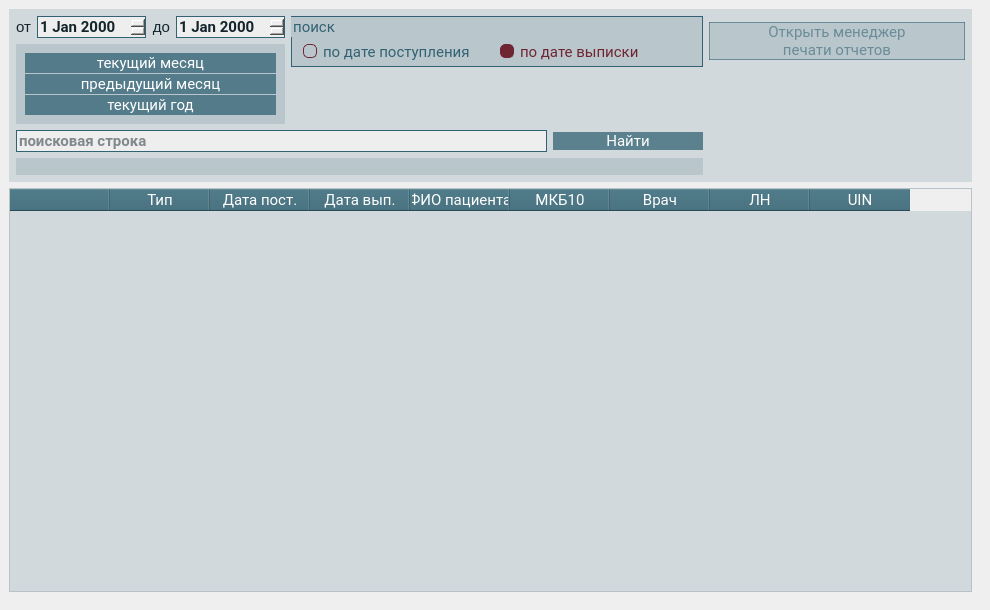
       <widget class="QWidget" name="archive">
        <attribute name="icon">
         <iconset resource="../res_main.qrc">
          <normaloff>:/icon/icons/person_search_white_36dp.svg</normaloff>:/icon/icons/person_search_white_36dp.svg</iconset>
        </attribute>
        <attribute name="title">
         <string>Архив историй болезни</string>
        </attribute>
        <widget class="QFrame" name="frame_archive">
         <property name="geometry">
          <rect>
           <x>0</x>
           <y>0</y>
           <width>981</width>
           <height>601</height>
          </rect>
         </property>
         <layout class="QVBoxLayout" name="verticalLayout_4">
          <item>
           <widget class="QFrame" name="archive_list">
            <property name="styleSheet">
             <string notr="true">background-color: rgba(50, 98, 115, 40);
font-size: 11pt;</string>
            </property>
            <layout class="QGridLayout" name="gridLayout_2">
             <property name="leftMargin">
              <number>7</number>
             </property>
             <property name="topMargin">
              <number>7</number>
             </property>
             <property name="rightMargin">
              <number>7</number>
             </property>
             <property name="bottomMargin">
              <number>7</number>
             </property>
             <property name="verticalSpacing">
              <number>6</number>
             </property>
             <item row="4" column="2" rowspan="2">
              <widget class="QPushButton" name="pushButtonOpenArchive">
               <property name="maximumSize">
                <size>
                 <width>150</width>
                 <height>16777215</height>
                </size>
               </property>
               <property name="palette">
                <palette>
                 <active>
                  <colorrole role="WindowText">
                   <brush brushstyle="SolidPattern">
                    <color alpha="255">
                     <red>255</red>
                     <green>255</green>
                     <blue>255</blue>
                    </color>
                   </brush>
                  </colorrole>
                  <colorrole role="Button">
                   <brush brushstyle="SolidPattern">
                    <color alpha="190">
                     <red>50</red>
                     <green>98</green>
                     <blue>115</blue>
                    </color>
                   </brush>
                  </colorrole>
                  <colorrole role="Light">
                   <brush brushstyle="SolidPattern">
                    <color alpha="255">
                     <red>60</red>
                     <green>145</green>
                     <blue>255</blue>
                    </color>
                   </brush>
                  </colorrole>
                  <colorrole role="Midlight">
                   <brush brushstyle="SolidPattern">
                    <color alpha="255">
                     <red>36</red>
                     <green>119</green>
                     <blue>227</blue>
                    </color>
                   </brush>
                  </colorrole>
                  <colorrole role="Dark">
                   <brush brushstyle="SolidPattern">
                    <color alpha="255">
                     <red>6</red>
                     <green>47</green>
                     <blue>100</blue>
                    </color>
                   </brush>
                  </colorrole>
                  <colorrole role="Mid">
                   <brush brushstyle="SolidPattern">
                    <color alpha="255">
                     <red>8</red>
                     <green>62</green>
                     <blue>133</blue>
                    </color>
                   </brush>
                  </colorrole>
                  <colorrole role="Text">
                   <brush brushstyle="SolidPattern">
                    <color alpha="255">
                     <red>255</red>
                     <green>255</green>
                     <blue>255</blue>
                    </color>
                   </brush>
                  </colorrole>
                  <colorrole role="BrightText">
                   <brush brushstyle="SolidPattern">
                    <color alpha="255">
                     <red>255</red>
                     <green>255</green>
                     <blue>255</blue>
                    </color>
                   </brush>
                  </colorrole>
                  <colorrole role="ButtonText">
                   <brush brushstyle="SolidPattern">
                    <color alpha="255">
                     <red>255</red>
                     <green>255</green>
                     <blue>255</blue>
                    </color>
                   </brush>
                  </colorrole>
                  <colorrole role="Base">
                   <brush brushstyle="SolidPattern">
                    <color alpha="190">
                     <red>50</red>
                     <green>98</green>
                     <blue>115</blue>
                    </color>
                   </brush>
                  </colorrole>
                  <colorrole role="Window">
                   <brush brushstyle="SolidPattern">
                    <color alpha="190">
                     <red>50</red>
                     <green>98</green>
                     <blue>115</blue>
                    </color>
                   </brush>
                  </colorrole>
                  <colorrole role="Shadow">
                   <brush brushstyle="SolidPattern">
                    <color alpha="255">
                     <red>0</red>
                     <green>0</green>
                     <blue>0</blue>
                    </color>
                   </brush>
                  </colorrole>
                  <colorrole role="AlternateBase">
                   <brush brushstyle="SolidPattern">
                    <color alpha="255">
                     <red>133</red>
                     <green>174</green>
                     <blue>227</blue>
                    </color>
                   </brush>
                  </colorrole>
                  <colorrole role="ToolTipBase">
                   <brush brushstyle="SolidPattern">
                    <color alpha="255">
                     <red>255</red>
                     <green>255</green>
                     <blue>220</blue>
                    </color>
                   </brush>
                  </colorrole>
                  <colorrole role="ToolTipText">
                   <brush brushstyle="SolidPattern">
                    <color alpha="255">
                     <red>0</red>
                     <green>0</green>
                     <blue>0</blue>
                    </color>
                   </brush>
                  </colorrole>
                  <colorrole role="PlaceholderText">
                   <brush brushstyle="SolidPattern">
                    <color alpha="128">
                     <red>255</red>
                     <green>255</green>
                     <blue>255</blue>
                    </color>
                   </brush>
                  </colorrole>
                 </active>
                 <inactive>
                  <colorrole role="WindowText">
                   <brush brushstyle="SolidPattern">
                    <color alpha="255">
                     <red>255</red>
                     <green>255</green>
                     <blue>255</blue>
                    </color>
                   </brush>
                  </colorrole>
                  <colorrole role="Button">
                   <brush brushstyle="SolidPattern">
                    <color alpha="190">
                     <red>50</red>
                     <green>98</green>
                     <blue>115</blue>
                    </color>
                   </brush>
                  </colorrole>
                  <colorrole role="Light">
                   <brush brushstyle="SolidPattern">
                    <color alpha="255">
                     <red>60</red>
                     <green>145</green>
                     <blue>255</blue>
                    </color>
                   </brush>
                  </colorrole>
                  <colorrole role="Midlight">
                   <brush brushstyle="SolidPattern">
                    <color alpha="255">
                     <red>36</red>
                     <green>119</green>
                     <blue>227</blue>
                    </color>
                   </brush>
                  </colorrole>
                  <colorrole role="Dark">
                   <brush brushstyle="SolidPattern">
                    <color alpha="255">
                     <red>6</red>
                     <green>47</green>
                     <blue>100</blue>
                    </color>
                   </brush>
                  </colorrole>
                  <colorrole role="Mid">
                   <brush brushstyle="SolidPattern">
                    <color alpha="255">
                     <red>8</red>
                     <green>62</green>
                     <blue>133</blue>
                    </color>
                   </brush>
                  </colorrole>
                  <colorrole role="Text">
                   <brush brushstyle="SolidPattern">
                    <color alpha="255">
                     <red>255</red>
                     <green>255</green>
                     <blue>255</blue>
                    </color>
                   </brush>
                  </colorrole>
                  <colorrole role="BrightText">
                   <brush brushstyle="SolidPattern">
                    <color alpha="255">
                     <red>255</red>
                     <green>255</green>
                     <blue>255</blue>
                    </color>
                   </brush>
                  </colorrole>
                  <colorrole role="ButtonText">
                   <brush brushstyle="SolidPattern">
                    <color alpha="255">
                     <red>255</red>
                     <green>255</green>
                     <blue>255</blue>
                    </color>
                   </brush>
                  </colorrole>
                  <colorrole role="Base">
                   <brush brushstyle="SolidPattern">
                    <color alpha="190">
                     <red>50</red>
                     <green>98</green>
                     <blue>115</blue>
                    </color>
                   </brush>
                  </colorrole>
                  <colorrole role="Window">
                   <brush brushstyle="SolidPattern">
                    <color alpha="190">
                     <red>50</red>
                     <green>98</green>
                     <blue>115</blue>
                    </color>
                   </brush>
                  </colorrole>
                  <colorrole role="Shadow">
                   <brush brushstyle="SolidPattern">
                    <color alpha="255">
                     <red>0</red>
                     <green>0</green>
                     <blue>0</blue>
                    </color>
                   </brush>
                  </colorrole>
                  <colorrole role="AlternateBase">
                   <brush brushstyle="SolidPattern">
                    <color alpha="255">
                     <red>133</red>
                     <green>174</green>
                     <blue>227</blue>
                    </color>
                   </brush>
                  </colorrole>
                  <colorrole role="ToolTipBase">
                   <brush brushstyle="SolidPattern">
                    <color alpha="255">
                     <red>255</red>
                     <green>255</green>
                     <blue>220</blue>
                    </color>
                   </brush>
                  </colorrole>
                  <colorrole role="ToolTipText">
                   <brush brushstyle="SolidPattern">
                    <color alpha="255">
                     <red>0</red>
                     <green>0</green>
                     <blue>0</blue>
                    </color>
                   </brush>
                  </colorrole>
                  <colorrole role="PlaceholderText">
                   <brush brushstyle="SolidPattern">
                    <color alpha="128">
                     <red>255</red>
                     <green>255</green>
                     <blue>255</blue>
                    </color>
                   </brush>
                  </colorrole>
                 </inactive>
                 <disabled>
                  <colorrole role="WindowText">
                   <brush brushstyle="SolidPattern">
                    <color alpha="255">
                     <red>255</red>
                     <green>255</green>
                     <blue>255</blue>
                    </color>
                   </brush>
                  </colorrole>
                  <colorrole role="Button">
                   <brush brushstyle="SolidPattern">
                    <color alpha="190">
                     <red>50</red>
                     <green>98</green>
                     <blue>115</blue>
                    </color>
                   </brush>
                  </colorrole>
                  <colorrole role="Light">
                   <brush brushstyle="SolidPattern">
                    <color alpha="255">
                     <red>60</red>
                     <green>145</green>
                     <blue>255</blue>
                    </color>
                   </brush>
                  </colorrole>
                  <colorrole role="Midlight">
                   <brush brushstyle="SolidPattern">
                    <color alpha="255">
                     <red>36</red>
                     <green>119</green>
                     <blue>227</blue>
                    </color>
                   </brush>
                  </colorrole>
                  <colorrole role="Dark">
                   <brush brushstyle="SolidPattern">
                    <color alpha="255">
                     <red>6</red>
                     <green>47</green>
                     <blue>100</blue>
                    </color>
                   </brush>
                  </colorrole>
                  <colorrole role="Mid">
                   <brush brushstyle="SolidPattern">
                    <color alpha="255">
                     <red>8</red>
                     <green>62</green>
                     <blue>133</blue>
                    </color>
                   </brush>
                  </colorrole>
                  <colorrole role="Text">
                   <brush brushstyle="SolidPattern">
                    <color alpha="255">
                     <red>255</red>
                     <green>255</green>
                     <blue>255</blue>
                    </color>
                   </brush>
                  </colorrole>
                  <colorrole role="BrightText">
                   <brush brushstyle="SolidPattern">
                    <color alpha="255">
                     <red>255</red>
                     <green>255</green>
                     <blue>255</blue>
                    </color>
                   </brush>
                  </colorrole>
                  <colorrole role="ButtonText">
                   <brush brushstyle="SolidPattern">
                    <color alpha="255">
                     <red>255</red>
                     <green>255</green>
                     <blue>255</blue>
                    </color>
                   </brush>
                  </colorrole>
                  <colorrole role="Base">
                   <brush brushstyle="SolidPattern">
                    <color alpha="190">
                     <red>50</red>
                     <green>98</green>
                     <blue>115</blue>
                    </color>
                   </brush>
                  </colorrole>
                  <colorrole role="Window">
                   <brush brushstyle="SolidPattern">
                    <color alpha="190">
                     <red>50</red>
                     <green>98</green>
                     <blue>115</blue>
                    </color>
                   </brush>
                  </colorrole>
                  <colorrole role="Shadow">
                   <brush brushstyle="SolidPattern">
                    <color alpha="255">
                     <red>0</red>
                     <green>0</green>
                     <blue>0</blue>
                    </color>
                   </brush>
                  </colorrole>
                  <colorrole role="AlternateBase">
                   <brush brushstyle="SolidPattern">
                    <color alpha="255">
                     <red>12</red>
                     <green>94</green>
                     <blue>200</blue>
                    </color>
                   </brush>
                  </colorrole>
                  <colorrole role="ToolTipBase">
                   <brush brushstyle="SolidPattern">
                    <color alpha="255">
                     <red>255</red>
                     <green>255</green>
                     <blue>220</blue>
                    </color>
                   </brush>
                  </colorrole>
                  <colorrole role="ToolTipText">
                   <brush brushstyle="SolidPattern">
                    <color alpha="255">
                     <red>0</red>
                     <green>0</green>
                     <blue>0</blue>
                    </color>
                   </brush>
                  </colorrole>
                  <colorrole role="PlaceholderText">
                   <brush brushstyle="SolidPattern">
                    <color alpha="128">
                     <red>255</red>
                     <green>255</green>
                     <blue>255</blue>
                    </color>
                   </brush>
                  </colorrole>
                 </disabled>
                </palette>
               </property>
               <property name="font">
                <font>
                 <family>Roboto</family>
                 <pointsize>11</pointsize>
                 <italic>false</italic>
                 <bold>false</bold>
                </font>
               </property>
               <property name="styleSheet">
                <string notr="true">QPushButton {
background-color: rgba(50, 98, 115, 190);
font-size: 11pt;
color: White;
border: None;
}

QPushButton::hover {
background-color: rgba(50, 98, 115, 255);
border: 2px solid rgba(92, 158, 173, 255);
}

QPushButton::pressed {
background-color: rgba(92, 158, 173, 255);
border: 1px solid rgba(255, 255, 255, 255);
}</string>
               </property>
               <property name="text">
                <string>Найти</string>
               </property>
               <property name="icon">
                <iconset resource="../res_main.qrc">
                 <normaloff>:/icon/icons/search_white_36dp.svg</normaloff>:/icon/icons/search_white_36dp.svg</iconset>
               </property>
               <property name="iconSize">
                <size>
                 <width>26</width>
                 <height>26</height>
                </size>
               </property>
              </widget>
             </item>
             <item row="4" column="0" rowspan="2" colspan="2">
              <widget class="QLineEdit" name="lineEdit">
               <property name="font">
                <font>
                 <family>Roboto</family>
                 <pointsize>11</pointsize>
                 <italic>false</italic>
                 <bold>true</bold>
                </font>
               </property>
               <property name="styleSheet">
                <string notr="true">background-color: #EEEEEE;
color: #13242B;
border: 1px solid #326273;
font-weight: bold;
</string>
               </property>
               <property name="placeholderText">
                <string>поисковая строка</string>
               </property>
              </widget>
             </item>
             <item row="6" column="0" colspan="3">
              <widget class="QLabel" name="label_archive_pt">
               <property name="text">
                <string/>
               </property>
               <property name="alignment">
                <set>Qt::AlignCenter</set>
               </property>
              </widget>
             </item>
             <item row="0" column="3" rowspan="2">
              <widget class="QPushButton" name="pushButton_report_manager">
               <property name="enabled">
                <bool>false</bool>
               </property>
               <property name="font">
                <font>
                 <family>Roboto</family>
                 <pointsize>11</pointsize>
                 <italic>false</italic>
                 <bold>false</bold>
                </font>
               </property>
               <property name="styleSheet">
                <string notr="true">QPushButton {
background-color: rgba(50, 98, 115, 190);
font-size: 11pt;
color: White;
border: None;
}

QPushButton::hover {
background-color: rgba(50, 98, 115, 255);
border: 2px solid rgba(92, 158, 173, 255);
}

QPushButton::pressed {
background-color: rgba(92, 158, 173, 255);
border: 1px solid rgba(255, 255, 255, 255);
}

QPushButton::disabled {
background-color:  rgba(50, 98, 115, 40);
border: 1px solid rgba(50, 98, 115, 150);
color:  rgba(50, 98, 115, 150);
}</string>
               </property>
               <property name="text">
                <string>Открыть менеджер
печати отчетов</string>
               </property>
              </widget>
             </item>
             <item row="0" column="1" rowspan="2" colspan="2">
              <widget class="QGroupBox" name="groupBox_sort_archive">
               <property name="minimumSize">
                <size>
                 <width>0</width>
                 <height>50</height>
                </size>
               </property>
               <property name="font">
                <font>
                 <family>Roboto</family>
                 <pointsize>11</pointsize>
                 <italic>false</italic>
                 <bold>false</bold>
                </font>
               </property>
               <property name="styleSheet">
                <string notr="true">font-size: 11pt;
color: rgba(50, 98, 115, 255);
border: 1px solid  rgba(50, 98, 115, 255);</string>
               </property>
               <property name="title">
                <string>поиск</string>
               </property>
               <layout class="QGridLayout" name="gridLayout_6">
                <property name="topMargin">
                 <number>1</number>
                </property>
                <property name="bottomMargin">
                 <number>1</number>
                </property>
                <property name="verticalSpacing">
                 <number>1</number>
                </property>
                <item row="0" column="1">
                 <widget class="QRadioButton" name="radioButton_discharge">
                  <property name="font">
                   <font>
                    <family>Roboto</family>
                    <pointsize>11</pointsize>
                    <italic>false</italic>
                    <bold>false</bold>
                   </font>
                  </property>
                  <property name="styleSheet">
                   <string notr="true">QRadioButton {
	color: #326273;
	border: none;
	background-color: none;
}
QRadioButton:checked {
   color: #702632;
}
QRadioButton::indicator:checked {
	border-style:solid;
	border-radius:5px;
	border-width: 1px;
	border-color: #702632;
	color: #FFFFFF;
	background-color: #702632;
}
QRadioButton::indicator:!checked {
	border-style:solid;
	border-radius:5px;
	border-width: 1px;
	border-color: #702632;
	color: #FFFFFF;
	background-color: none;
}</string>
                  </property>
                  <property name="text">
                   <string>по дате выписки</string>
                  </property>
                  <property name="checked">
                   <bool>true</bool>
                  </property>
                 </widget>
                </item>
                <item row="0" column="0">
                 <widget class="QRadioButton" name="radioButton_admission">
                  <property name="font">
                   <font>
                    <family>Roboto</family>
                    <pointsize>11</pointsize>
                    <italic>false</italic>
                    <bold>false</bold>
                   </font>
                  </property>
                  <property name="styleSheet">
                   <string notr="true">QRadioButton {
	color: #326273;
	border: none;
	background-color: none;
}
QRadioButton:checked {
   color: #702632;
}
QRadioButton::indicator:checked {
	border-style:solid;
	border-radius:5px;
	border-width: 1px;
	border-color: #702632;
	color: #FFFFFF;
	background-color: #702632;
}
QRadioButton::indicator:!checked {
	border-style:solid;
	border-radius:5px;
	border-width: 1px;
	border-color: #702632;
	color: #FFFFFF;
	background-color: none;
}</string>
                  </property>
                  <property name="text">
                   <string>по дате поступления</string>
                  </property>
                  <property name="checked">
                   <bool>false</bool>
                  </property>
                 </widget>
                </item>
               </layout>
              </widget>
             </item>
             <item row="0" column="0">
              <layout class="QHBoxLayout" name="dates">
               <item>
                <widget class="QLabel" name="label_3">
                 <property name="layoutDirection">
                  <enum>Qt::RightToLeft</enum>
                 </property>
                 <property name="styleSheet">
                  <string notr="true">background-color: none;
color: #13242B;
</string>
                 </property>
                 <property name="text">
                  <string>&lt;html&gt;&lt;head/&gt;&lt;body&gt;&lt;p align=&quot;right&quot;&gt;от&lt;/p&gt;&lt;/body&gt;&lt;/html&gt;</string>
                 </property>
                </widget>
               </item>
               <item>
                <widget class="QDateEdit" name="dateEdit_find_1">
                 <property name="font">
                  <font>
                   <family>Roboto</family>
                   <pointsize>11</pointsize>
                   <italic>false</italic>
                   <bold>true</bold>
                  </font>
                 </property>
                 <property name="styleSheet">
                  <string notr="true">background-color: #EEEEEE;
color: #13242B;
border: 1px solid #326273;
font-weight: bold;
</string>
                 </property>
                </widget>
               </item>
               <item>
                <widget class="QLabel" name="label_4">
                 <property name="layoutDirection">
                  <enum>Qt::RightToLeft</enum>
                 </property>
                 <property name="styleSheet">
                  <string notr="true">background-color: none;
color: #13242B;
</string>
                 </property>
                 <property name="text">
                  <string>&lt;html&gt;&lt;head/&gt;&lt;body&gt;&lt;p align=&quot;right&quot;&gt;до&lt;/p&gt;&lt;/body&gt;&lt;/html&gt;</string>
                 </property>
                </widget>
               </item>
               <item>
                <widget class="QDateEdit" name="dateEdit_find_2">
                 <property name="font">
                  <font>
                   <family>Roboto</family>
                   <pointsize>11</pointsize>
                   <italic>false</italic>
                   <bold>true</bold>
                  </font>
                 </property>
                 <property name="styleSheet">
                  <string notr="true">background-color: #EEEEEE;
color: #13242B;
border: 1px solid #326273;
font-weight: bold;
</string>
                 </property>
                </widget>
               </item>
              </layout>
             </item>
             <item row="1" column="0" rowspan="3">
              <widget class="QFrame" name="change_dates">
               <layout class="QVBoxLayout" name="verticalLayout_3">
                <property name="spacing">
                 <number>1</number>
                </property>
                <item>
                 <widget class="QPushButton" name="pushButton_month">
                  <property name="minimumSize">
                   <size>
                    <width>150</width>
                    <height>20</height>
                   </size>
                  </property>
                  <property name="font">
                   <font>
                    <family>Roboto</family>
                    <pointsize>11</pointsize>
                    <italic>false</italic>
                    <bold>false</bold>
                   </font>
                  </property>
                  <property name="styleSheet">
                   <string notr="true">QPushButton {
background-color: rgba(50, 98, 115, 190);
font-size: 11pt;
color: White;
border: None;
}

QPushButton::hover {
background-color: rgba(50, 98, 115, 255);
border: 2px solid rgba(92, 158, 173, 255);
}

QPushButton::pressed {
background-color: rgba(92, 158, 173, 255);
border: 1px solid rgba(255, 255, 255, 255);
}</string>
                  </property>
                  <property name="text">
                   <string>текущий месяц</string>
                  </property>
                 </widget>
                </item>
                <item>
                 <widget class="QPushButton" name="pushButton_previous_month">
                  <property name="minimumSize">
                   <size>
                    <width>150</width>
                    <height>20</height>
                   </size>
                  </property>
                  <property name="font">
                   <font>
                    <family>Roboto</family>
                    <pointsize>11</pointsize>
                    <italic>false</italic>
                    <bold>false</bold>
                   </font>
                  </property>
                  <property name="styleSheet">
                   <string notr="true">QPushButton {
background-color: rgba(50, 98, 115, 190);
font-size: 11pt;
color: White;
border: None;
}

QPushButton::hover {
background-color: rgba(50, 98, 115, 255);
border: 2px solid rgba(92, 158, 173, 255);
}

QPushButton::pressed {
background-color: rgba(92, 158, 173, 255);
border: 1px solid rgba(255, 255, 255, 255);
}</string>
                  </property>
                  <property name="text">
                   <string>предыдущий месяц</string>
                  </property>
                 </widget>
                </item>
                <item>
                 <widget class="QPushButton" name="pushButton_year">
                  <property name="minimumSize">
                   <size>
                    <width>150</width>
                    <height>20</height>
                   </size>
                  </property>
                  <property name="font">
                   <font>
                    <family>Roboto</family>
                    <pointsize>11</pointsize>
                    <italic>false</italic>
                    <bold>false</bold>
                   </font>
                  </property>
                  <property name="styleSheet">
                   <string notr="true">QPushButton {
background-color: rgba(50, 98, 115, 190);
font-size: 11pt;
color: White;
border: None;
}

QPushButton::hover {
background-color: rgba(50, 98, 115, 255);
border: 2px solid rgba(92, 158, 173, 255);
}

QPushButton::pressed {
background-color: rgba(92, 158, 173, 255);
border: 1px solid rgba(255, 255, 255, 255);
}</string>
                  </property>
                  <property name="text">
                   <string>текущий год</string>
                  </property>
                 </widget>
                </item>
               </layout>
              </widget>
             </item>
            </layout>
           </widget>
          </item>
          <item>
           <widget class="QTableWidget" name="tableWidget_archive_bd">
            <property name="font">
             <font>
              <family>Roboto</family>
              <italic>false</italic>
              <bold>false</bold>
             </font>
            </property>
            <property name="styleSheet">
             <string notr="true">QTableWidget {
   selection-background-color: rgba(50, 98, 115, 120);
   background-color: rgba(50, 98, 115, 40);
   color: #FFFFFF;
   font-weight: Normal;
   border-color: #000000;
}

QHeaderView::section {
   background-color: rgba(50, 98, 115, 220);
   color: #FFFFFF;
   font-family: Roboto;
   font-size: 15px;
   font-weight: Normal;
}

QTableWidget::item {
   selection-background-color: rgba(50, 98, 115, 120);
   background-color: rgba(50, 98, 115, 40);
   color: #13242B;
   font-size: 15px;
   font-weight: Normal;
   border-style: none;
   border-bottom: #13242B;
}

QScrollBar {
background-color: rgba(50, 98, 115, 70);
}
</string>
            </property>
            <attribute name="horizontalHeaderDefaultSectionSize">
             <number>100</number>
            </attribute>
            <column>
             <property name="text">
              <string/>
             </property>
            </column>
            <column>
             <property name="text">
              <string>Тип</string>
             </property>
            </column>
            <column>
             <property name="text">
              <string>Дата пост.</string>
             </property>
            </column>
            <column>
             <property name="text">
              <string>Дата вып.</string>
             </property>
            </column>
            <column>
             <property name="text">
              <string>ФИО пациента</string>
             </property>
            </column>
            <column>
             <property name="text">
              <string>МКБ10</string>
             </property>
            </column>
            <column>
             <property name="text">
              <string>Врач</string>
             </property>
            </column>
            <column>
             <property name="text">
              <string>ЛН</string>
             </property>
            </column>
            <column>
             <property name="text">
              <string>UIN</string>
             </property>
            </column>
           </widget>
          </item>
         </layout>
        </widget>
       </widget>
